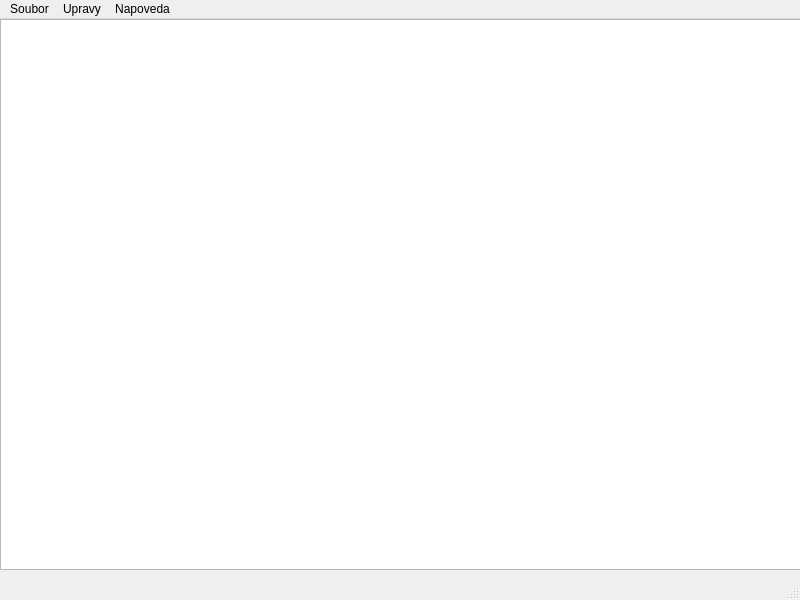
<?xml version="1.0" encoding="UTF-8"?>
<ui version="4.0">
 <class>MainWindow</class>
 <widget class="QMainWindow" name="MainWindow">
  <property name="geometry">
   <rect>
    <x>0</x>
    <y>0</y>
    <width>800</width>
    <height>600</height>
   </rect>
  </property>
  <property name="windowTitle">
   <string>MainWindow</string>
  </property>
  <widget class="QWidget" name="centralwidget">
   <widget class="QTextEdit" name="textEdit">
    <property name="geometry">
     <rect>
      <x>0</x>
      <y>0</y>
      <width>801</width>
      <height>551</height>
     </rect>
    </property>
   </widget>
  </widget>
  <widget class="QMenuBar" name="menubar">
   <property name="geometry">
    <rect>
     <x>0</x>
     <y>0</y>
     <width>800</width>
     <height>22</height>
    </rect>
   </property>
   <widget class="QMenu" name="menuSoubor">
    <property name="title">
     <string>Soubor</string>
    </property>
    <addaction name="actionNovy"/>
    <addaction name="actionOtevrit"/>
    <addaction name="actionUlozit_jako"/>
   </widget>
   <widget class="QMenu" name="menuUpravy">
    <property name="title">
     <string>Upravy</string>
    </property>
    <addaction name="actionVyjmout"/>
    <addaction name="actionKopirovat"/>
    <addaction name="actionVlozit"/>
   </widget>
   <widget class="QMenu" name="menuNapoveda">
    <property name="title">
     <string>Napoveda</string>
    </property>
    <addaction name="actionO_programu"/>
   </widget>
   <addaction name="menuSoubor"/>
   <addaction name="menuUpravy"/>
   <addaction name="menuNapoveda"/>
  </widget>
  <widget class="QStatusBar" name="statusbar"/>
  <action name="actionO_programu">
   <property name="text">
    <string>O programu...</string>
   </property>
  </action>
  <action name="actionVyjmout">
   <property name="text">
    <string>Vyjmout</string>
   </property>
   <property name="shortcut">
    <string>Ctrl+X</string>
   </property>
  </action>
  <action name="actionKopirovat">
   <property name="text">
    <string>Kopirovat</string>
   </property>
   <property name="shortcut">
    <string>Ctrl+C</string>
   </property>
  </action>
  <action name="actionVlozit">
   <property name="text">
    <string>Vlozit</string>
   </property>
   <property name="shortcut">
    <string>Ctrl+V</string>
   </property>
  </action>
  <action name="actionNovy">
   <property name="text">
    <string>Novy</string>
   </property>
   <property name="shortcut">
    <string>Ctrl+N</string>
   </property>
  </action>
  <action name="actionOtevrit">
   <property name="text">
    <string>Otevrit...</string>
   </property>
   <property name="shortcut">
    <string>Ctrl+O</string>
   </property>
  </action>
  <action name="actionUlozit_jako">
   <property name="text">
    <string>Ulozit jako...</string>
   </property>
   <property name="shortcut">
    <string>Ctrl+S</string>
   </property>
  </action>
 </widget>
 <resources/>
 <connections/>
</ui>
